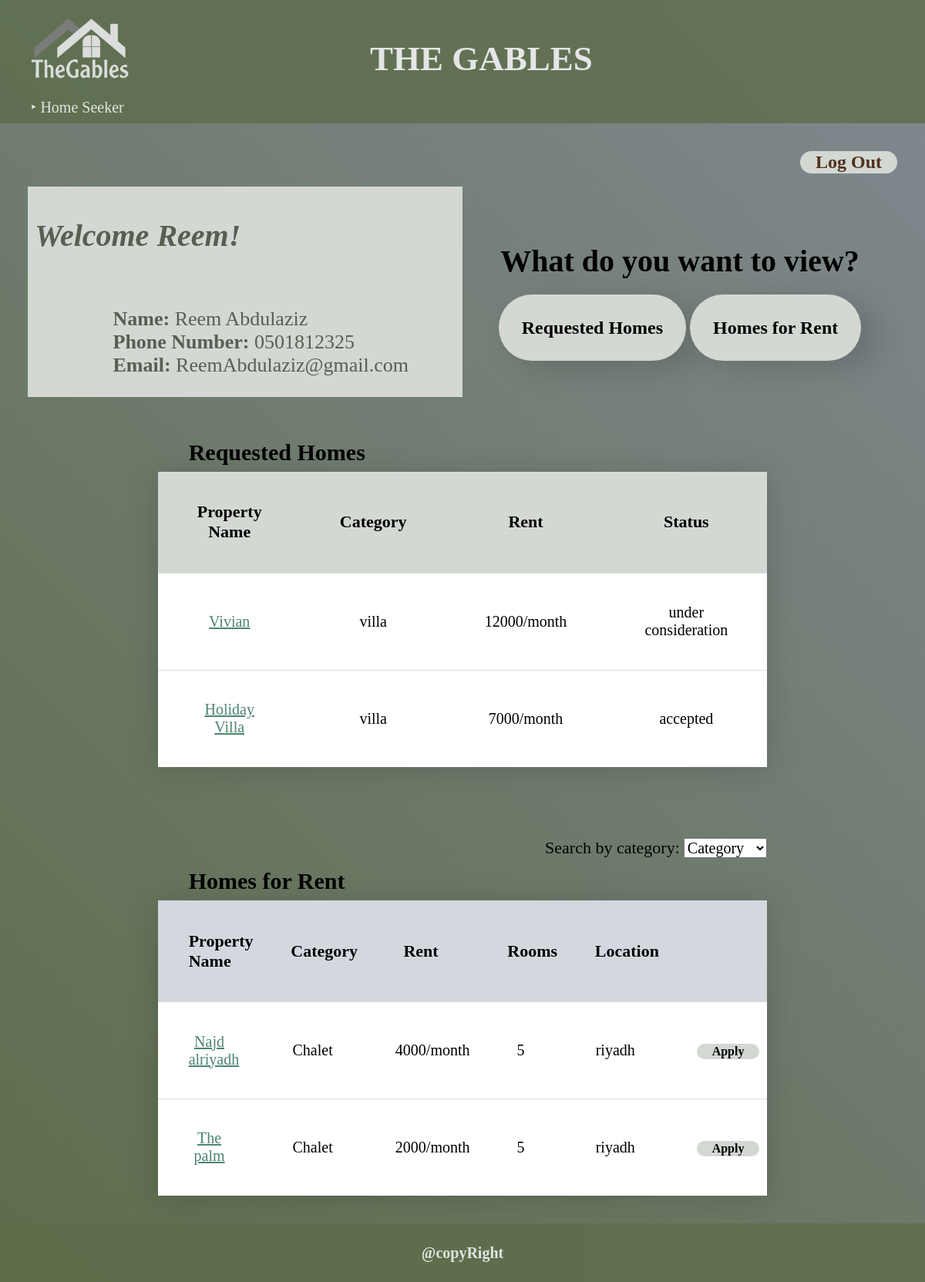
Page /TheGables/homeseeker.php (signed in) on the committed database.
### tables this page shows
CREATE TABLE `HomeSeeker` (
  `id` int(10) NOT NULL,
  `first_name` varchar(15) NOT NULL,
  `last_name` varchar(15) NOT NULL,
  `age` int(11) NOT NULL,
  `family_member` int(11) NOT NULL,
  `income` float NOT NULL,
  `job` varchar(20) NOT NULL,
  `phone_number` varchar(13) NOT NULL,
  `email_address` varchar(45) NOT NULL,
  `password` text NOT NULL
);

CREATE TABLE `Property` (
  `id` int(10) NOT NULL,
  `homeowner_id` int(10) NOT NULL,
  `property_category_id` int(10) NOT NULL,
  `name` varchar(30) NOT NULL,
  `rooms` int(11) NOT NULL,
  `rent_cost` float NOT NULL,
  `location` text NOT NULL,
  `max_tenants` int(11) NOT NULL,
  `description` text NOT NULL
);

CREATE TABLE `PropertyCategory` (
  `id` int(10) NOT NULL,
  `category` varchar(15) NOT NULL
);

CREATE TABLE `ApplicationStatus` (
  `id` int(10) NOT NULL,
  `status` varchar(30) NOT NULL
);

### TheGables/Homeseeker.php (the view, shortened to what this page needs)
<!DOCTYPE html>
<html>
    <head>
        <link rel="stylesheet" href="general.css">
    </head>
    <body>
    <header id="header">
 <h1  id="h1">The Gables</h1>
            <img  id ="img-title" src ="images/logo.PNG" alt ="logo" width="300" height="300">
          <div
        id="div_top_hypers"
        style="display: flex; justify-content: space-between"
      >
          <ul id="ul_top_hypers">
            <li>&#8227; <a href="Homeseeker.php" class="a_top_hypers">Home Seeker</a></li>
          </ul>
      </div>
          </header>
     <?php
     $connection=mysqli_connect("localhost","root","root","Renting");
                     $error= mysqli_connect_error();
                     if ($error != null){
            echo "<p>Could not connect to the database.</p>";
        }
          else {
        $seekerID= $_SESSION['id'];
        $all = "SELECT * FROM homeseeker WHERE id = $seekerID ";
        $results = mysqli_query($connection, $all);
          }
                while ($row = mysqli_fetch_assoc($results)):;
            ?>
        <main>
            <aside id="logOut" title="Log Out">
                <form method="POST">
                    <button type="submit" name="logout" style="font-size: 24px; color: #51311b;">Log Out</button>
                </form>
            </aside>
            <br><br>
         <div id="top">
            <h1>
                <pre id="welcomingSeeker"> Welcome <?php echo $row["first_name"] ?>!</pre>
            </h1>
            <pre id="SeekerInfo" title="Your Information!">
                 <strong>Name:</strong> <?php echo $row["first_name"].' '.$row["last_name"] ?>
            <strong>     Phone Number:</strong> <?php echo $row["phone_number"] ?>
            <strong>     Email:</strong> <?php echo $row["email_address"] ?></pre>
             <?php
                endwhile;
            ?>
        </div>
            <div id ="top2">
                <br><br>
                <h1>  What do you want to view? </h1> <br>
                <a class="frag" href="#req">Requested Homes</a>
                <a class="frag" href="#prop">Homes for Rent</a>
            </div>
            <br><br><br><br>
        <div class="table">
        <h2>Requested Homes</h2>
          <?php
           $sql2="SELECT * FROM Property  p join RentalApplication r on p.id=r.property_id join ApplicationStatus s on s.id=r.application_status_id
               join PropertyCategory cat on cat.id=p.property_category_id
where  home_seeker_id=$seekerID ";
                      $result2= mysqli_query($connection, $sql2);
                ?>
        <table title="Rental Applications Table">
       <tr id="req">
    <th>Property Name</th>
    <th>Category</th>
     <th>Rent</th>
     <th>Status</th>
  </tr>
        <?php while($value= mysqli_fetch_assoc($result2)){
       ?>
  <tr>
      <td><a href="Property_details.php?id=<?php echo$value["property_id"];?>&requested=1">
               <?php echo($value["name"]);?></a></td>
      <td><?php echo($value["category"]);?> </td>
      <td><?php echo($value["rent_cost"]."/month");?> </td>
    <td><?php echo($value["status"]) ;?></td>
     <?php } ?>
  </tr>
</table>
        <br><br><br><br>
        <div id="add">
            <label style="font-size: 110%">Search by category:</label>
            <select style="font-family: Papyrus; font-size: 100%"  id="categoryS" name="categoryS"  >
             <option disabled selected>Category </option>"
  </select>
        </div>
        </div>
        <div class="table">
        <h2>Homes for Rent</h2>
        <table title="Homes for Rent Table">
            <thead>
  <tr id="prop">
    <th>Property Name</th>
    <th>Category</th>
     <th>Rent</th>
     <th>Rooms</th>
     <th>Location</th>
    <th></th>
  </tr>
            </thead>
        <tbody id="Property_cat">
  <?php
            $sql3="select *, p.id as property_id from Property p join PropertyCategory c on p.property_category_id=c.id
where p.id not in (select property_id from RentalApplication where home_seeker_id=$seekerID)";
    if ($_SERVER['REQUEST_METHOD'] == 'GET') {
     if(isset($_GET['category'])){
     $category= $_GET['category'];
      $sql3="select *, p.id as property_id from Property p join PropertyCategory c on p.property_category_id=c.id
where p.id not in (select property_id from RentalApplication where home_seeker_id=$seekerID) and c.id=$category";
      }
      else{
           $sql3="select *, p.id as property_id from Property p join PropertyCategory c on p.property_category_id=c.id
where p.id not in (select property_id from RentalApplication where home_seeker_id=$seekerID)";
      }
 }
                      $result3= mysqli_query($connection, $sql3);
                   while($value1= mysqli_fetch_assoc($result3)){
                    ?>
  <tr>
    <td class="Property" ><a href="Property_details.php?id=<?php echo$value1["property_id"];?>">  <?php echo($value1["name"]);?></a></td>
    <td><?php echo($value1["category"]);?></td>
    <td><?php echo($value1["rent_cost"]."/month");?></td>
  <td> <?php echo($value1["rooms"]);?></td>
  <td><?php echo($value1["location"]);?></td>
                         <td><form method="POST" action="HomeSeeker.php" >
                             <button type="submit">Apply</button>
                         </form></td>
   <?php }?>
  </tr>
            </tbody>
</table>
        </div>
        </main>
        <footer id="foot">
            <h4>@copyRight</h4>
        </footer>
    </body>
</html>

### TheGables/general.css (style rules this page uses)
#header { background: #5d6d4a; opacity: 0.8; height: 160px; }
#img-title { margin:-85px -40px; }
body { margin:0px; font-family: Papyrus; font-size: 20px; min-height: 100vh; display: grid; grid-template-rows: 1fr auto; background:linear-gradient(45deg,#5d6d4a,#808991); }
#foot { background-color: #5d6d4a; opacity: 0.8; text-align:center; color:white; }
header #h1 { text-transform: uppercase; font-size: 45px; color: white; padding-top: 20px; margin-left:40%; position: absolute; }
#div_top_hypers, #ul_top_hypers li { color: var(--txt-color1); display: inline; color: white; margin-top: -30px; }
#ul_top_hypers li a { color: var(--txt-color1); color: white; text-decoration: none; font-size: 20px; }

### TheGables/Homeseeker.php (style rules this page uses)
main { margin: 3%; }
#top { background-color:#d3d8d3; color:#566051; float: left; width: 50%; }
#top2 { color:black; text-align:center; }
#top2 a, #top2 a:visited { color:black; text-decoration: none; background-color: #d3d8d3; border: 0; border-radius: 100px; font-weight:bold; font-size: 120%; padding: 30px; box-shadow: 20px 10px 40px rgba(0, 0, 0, 0.15); }
#welcomingSeeker { font-style: italic; font-family: Papyrus; }
#logOut, #add { float: right; }
.table h2 { margin: 5%; margin-bottom: 1%; }
.table table { background:white; border-collapse: collapse; box-shadow: 0 3px 40px rgba(0, 0, 0, 0.15); }
.table { width:70%; margin-left: auto; margin-right: auto; }
.table td, .table th { padding: 5%; text-align: center; font-family: Papyrus; width:8%; }
.table td { border-top: 1.5px solid #dddddd; }
#req { background-color: #d3d8d3; font-size: 110%; }
#prop { background-color: #d3d8df; font-size: 110%; }
.table a:link { color: #4d856d; }
#SeekerInfo { text-align: left; font-size: 130%; font-family: Papyrus; }
button { align-items: center; background-color: #d3d8d3; border: 0; border-radius: 100px; font-family: Papyrus; font-size: 16px; font-weight: 600; padding-left: 20px; padding-right: 20px; text-align: center; }

### rows in the picture
homeseeker: first_name "Reem", last_name "Abdulaziz", phone_number "0501812325", email_address "ReemAbdulaziz@gmail.com"
property: name "Vivian", propertycategory.category "villa", rent_cost "12000", applicationstatus.status "under consideration"
property: name "Holiday Villa", propertycategory.category "villa", rent_cost "7000", applicationstatus.status "accepted"
property: name "Najd alriyadh", propertycategory.category "Chalet", rent_cost "4000", rooms "5", location "riyadh"
property: name "The palm", propertycategory.category "Chalet", rent_cost "2000", rooms "5", location "riyadh"
